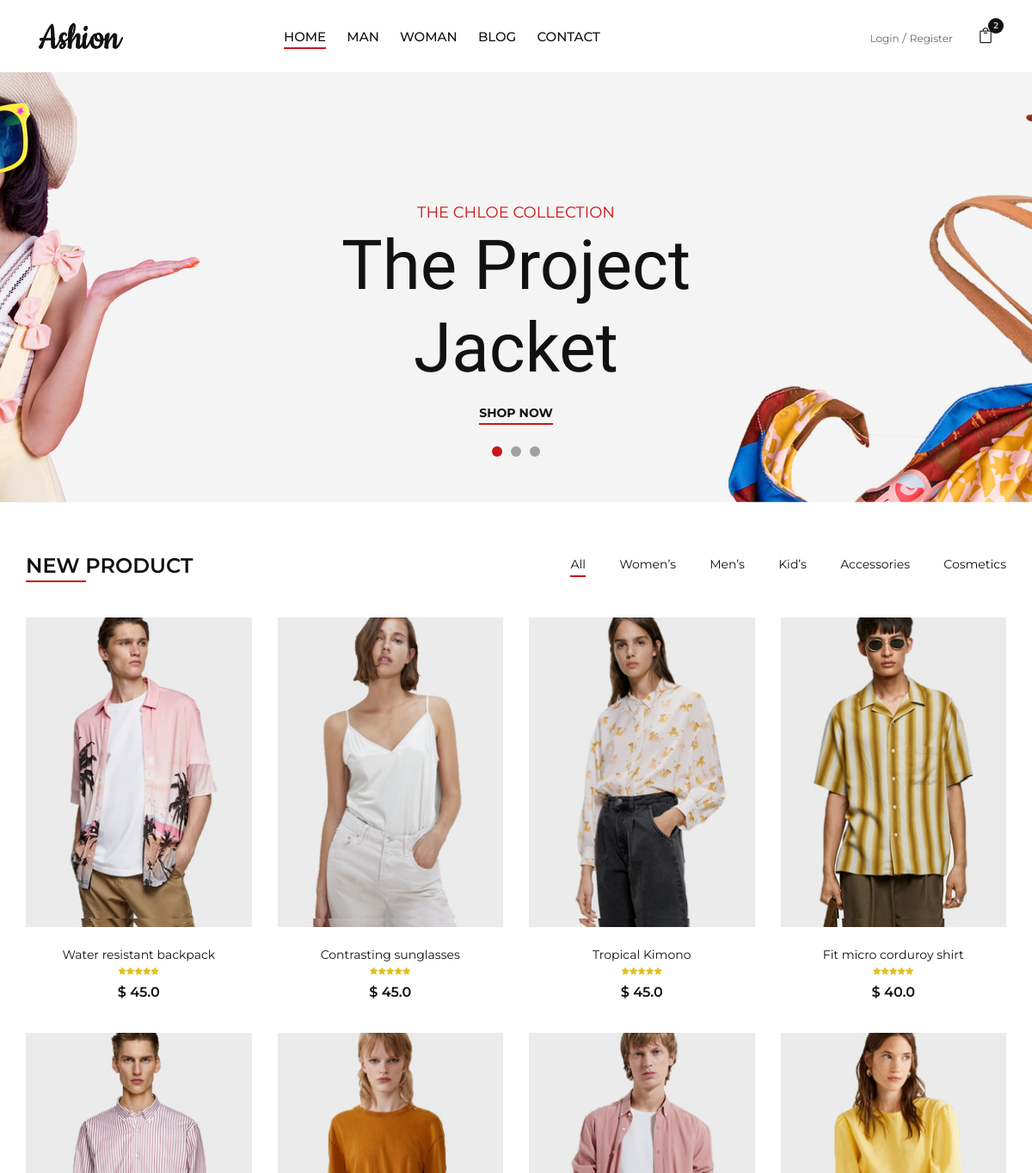
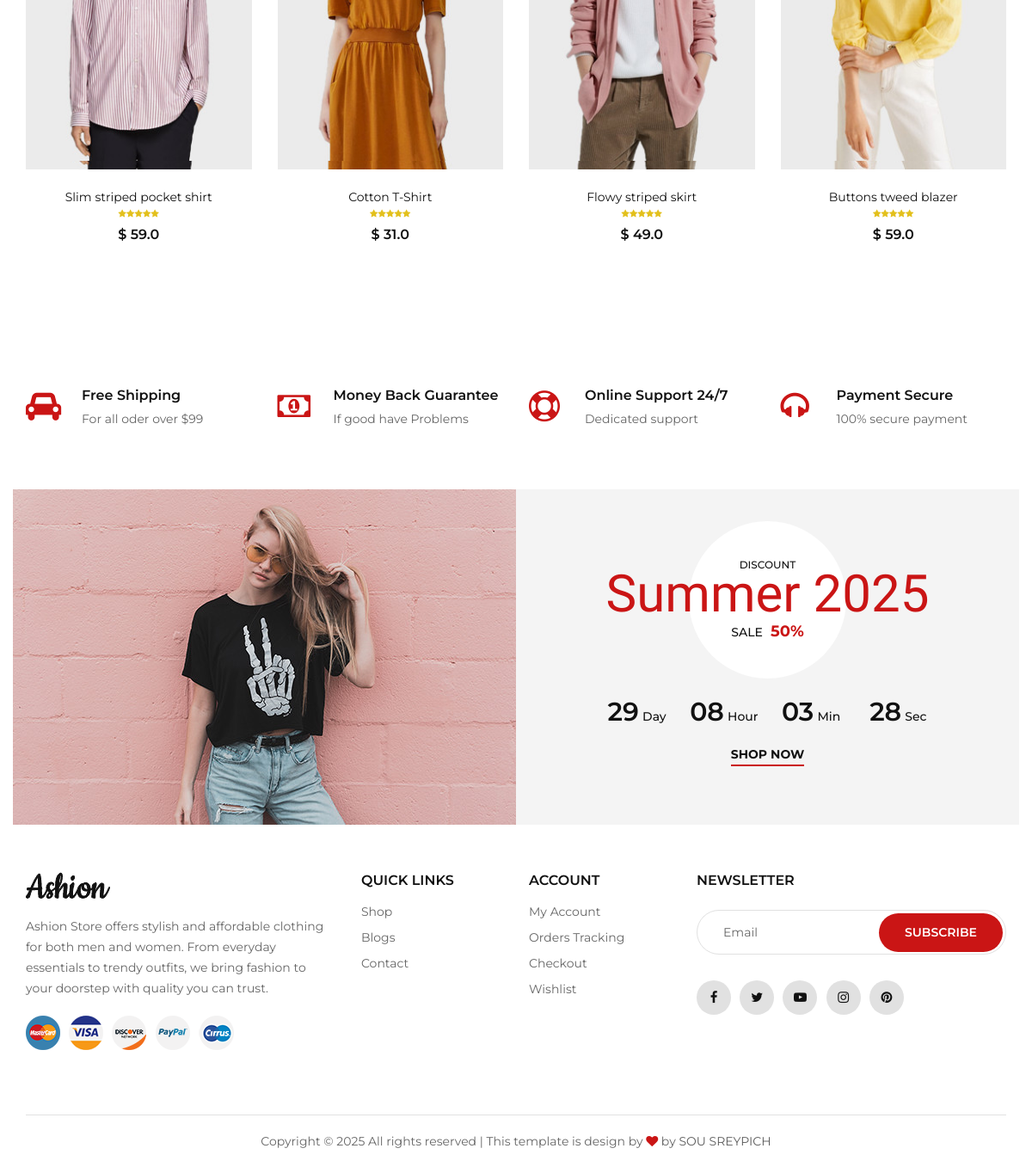
The page /Shopping/index.php on the database its author committed (2 pictures, top to bottom).
### tables this page shows
CREATE TABLE IF NOT EXISTS `categories` (
  `id` int NOT NULL AUTO_INCREMENT,
  `cat_name` varchar(255) NOT NULL,
  `statuss` tinyint NOT NULL,
  PRIMARY KEY (`id`)
);

CREATE TABLE IF NOT EXISTS `products` (
  `p_id` int NOT NULL AUTO_INCREMENT,
  `category_name` varchar(100) NOT NULL,
  `product_name` varchar(100) NOT NULL,
  `MRP` int NOT NULL,
  `price` decimal(10,1) NOT NULL,
  `qty` int NOT NULL,
  `img` varchar(255) NOT NULL,
  `desciption` varchar(255) NOT NULL,
  `statuss` varchar(100) NOT NULL,
  PRIMARY KEY (`p_id`)
);

### Shopping/function/function.php (called while the page is built, shortened)
<?php
    require_once 'db.php';
    function display_cat()
    {
        global $con;
        $query = "SELECT * FROM categories where statuss='0'";
        return $result = mysqli_query($con,$query);
    }
    function get_product($cat_id='',$product_id='')
    {
        global $con;
        $query = "SELECT * FROM products where statuss=1 order by p_id desc";
        return $result = mysqli_query($con, $query );
    }
?>

### Shopping/inc/product.php (the view, shortened to what this page needs)
<section class="product spad">
    <div class="container">
        <div class="row">
            <div class="col-lg-4 col-md-4">
                <div class="section-title">
                    <h4>New product</h4>
                </div>
            </div>
            <div class="col-lg-8 col-md-8">
                <ul class="filter__controls">
                    <li class="active" data-filter="*">All</li>
                    <li data-filter=".women">Women’s</li>
                    <li data-filter=".men">Men’s</li>
                    <li data-filter=".kid">Kid’s</li>
                    <li data-filter=".accessories">Accessories</li>
                    <li data-filter=".cosmetic">Cosmetics</li>
                </ul>
            </div>
        </div>
        <div class="row property__gallery">
            <?php while($row = mysqli_fetch_assoc($products)): ?>
                <div class="col-lg-3 col-md-4 col-sm-6 mix <?php echo strtolower($row['category_name']); ?>">
                    <div class="product__item">
                        <div class="product__item__pic set-bg" data-setbg="../admin/img/<?php echo $row['img']; ?>"><a href="product-details.php?p_id=<?php echo $row['p_id']; ?>"><img src="../admin/img/<?php echo $row['img'] ?>" alt=""></a>
                            <ul class="product__hover">
                            </ul>
                        </div>
                        <div class="product__item__text">
                            <h6><a href="#"><?php echo $row['product_name']; ?></a></h6>
                            <div class="rating">
                                <i class="fa fa-star"></i>
                                <i class="fa fa-star"></i>
                                <i class="fa fa-star"></i>
                                <i class="fa fa-star"></i>
                                <i class="fa fa-star"></i>
                            </div>
                            <div class="product__price">$ <?php echo $row['price']; ?></div>
                        </div>
                    </div>
                </div>
            <?php endwhile; ?>
        </div>
    </div>
</section>

### Shopping/inc/header.php (shortened to what this page needs)
<?php require_once 'function/function.php'; ?>
<!DOCTYPE html>
<html lang="en">
<head>
<link href="https://cdn.jsdelivr.net/npm/bootstrap@5.3.0/dist/css/bootstrap.min.css" rel="stylesheet">
<link rel="stylesheet" href="https://cdnjs.cloudflare.com/ajax/libs/font-awesome/4.7.0/css/font-awesome.min.css">
    <link rel="stylesheet" href="css/bootstrap.min.css" type="text/css">
    <link rel="stylesheet" href="css/font-awesome.min.css" type="text/css">
    <link rel="stylesheet" href="css/elegant-icons.css" type="text/css">
    <link rel="stylesheet" href="css/jquery-ui.min.css" type="text/css">
    <link rel="stylesheet" href="css/magnific-popup.css" type="text/css">
    <link rel="stylesheet" href="css/owl.carousel.min.css" type="text/css">
    <link rel="stylesheet" href="css/slicknav.min.css" type="text/css">
    <link rel="stylesheet" href="css/style.css" type="text/css">
</head>

### Shopping/index.php (shortened to what this page needs)
<?php include 'inc/header.php' ?>
<body>
    <?php include 'inc/header1.php' ?>
<?php
    $products = get_product();
?>
<?php include 'inc/banner.php'; ?>
<?php include 'inc/product.php'; ?>
<?php include 'inc/service.php'; ?>
<?php include 'inc/discount.php'; ?>
<?php include 'inc/footer.php'; ?>
</body>
</html>

### Shopping/inc/header1.php (shortened to what this page needs)
<?php
    require_once 'function/function.php';
    $cat = display_cat();
?>
    <header class="header">
        <div class="container-fluid">
            <div class="row">
                <div class="col-xl-3 col-lg-2">
                    <div class="header__logo">
                        <a href="./index.php"><img src="img/logo.png" alt=""></a>
                    </div>
                </div>
                <div class="col-xl-6 col-lg-7">
                    <nav class="header__menu">
                        <ul>
                            <li class="active"><a href="./index.php">Home</a></li>
                            <?php
                                while ($row = mysqli_fetch_assoc($cat))
                                {
                                    ?>
                                        <li><a href="shop.php?id=<?php echo $row['id'] ?>"><?php echo $row['cat_name'] ?></a></li>
                                    <?php
                                }
                            ?>
                            <li><a href="./blog.php">Blog</a></li>
                            <li><a href="./contact.php">Contact</a></li>
                        </ul>
                    </nav>
                </div>
                <div class="col-lg-3">
                    <div class="header__right">
                        <div class="header__right__auth">
                            <a href="login.php">Login</a>
                            <a href="register.php">Register</a>
                        </div>
                        <ul class="header__right__widget">
                            <li><a href="#"><span class="icon_bag_alt"></span>
                                <div class="tip">2</div>
                            </a></li>
                        </ul>
                    </div>
                </div>
            </div>
        </div>
    </header>

### Shopping/inc/banner.php (shortened to what this page needs)
<section class="banner set-bg" data-setbg="img/banner/banner-1.jpg">
    <div class="container">
        <div class="row">
            <div class="col-xl-7 col-lg-8 m-auto">
                <div class="banner__slider owl-carousel">
                    <div class="banner__item">
                        <div class="banner__text">
                            <span>The Chloe Collection</span>
                            <h1>The Project Jacket</h1>
                            <a href="shop.php?cat_id=1">Shop Now</a>
                        </div>
                    </div>
                </div>
            </div>
        </div>
    </div>
</section>

### Shopping/inc/service.php
<section class="services spad">
    <div class="container">
        <div class="row">
            <div class="col-lg-3 col-md-4 col-sm-6">
                <div class="services__item">
                    <i class="fa fa-car"></i>
                    <h6>Free Shipping</h6>
                    <p>For all oder over $99</p>
                </div>
            </div>
            <div class="col-lg-3 col-md-4 col-sm-6">
                <div class="services__item">
                    <i class="fa fa-money"></i>
                    <h6>Money Back Guarantee</h6>
                    <p>If good have Problems</p>
                </div>
            </div>
            <div class="col-lg-3 col-md-4 col-sm-6">
                <div class="services__item">
                    <i class="fa fa-support"></i>
                    <h6>Online Support 24/7</h6>
                    <p>Dedicated support</p>
                </div>
            </div>
            <div class="col-lg-3 col-md-4 col-sm-6">
                <div class="services__item">
                    <i class="fa fa-headphones"></i>
                    <h6>Payment Secure</h6>
                    <p>100% secure payment</p>
                </div>
            </div>
        </div>
    </div>
</section>

### Shopping/inc/discount.php (shortened to what this page needs)
<section class="discount">
    <div class="container">
        <div class="row">
            <div class="col-lg-6 p-0">
                <div class="discount__pic">
                    <img src="img/discount.jpg" alt="">
                </div>
            </div>
            <div class="col-lg-6 p-0">
                <div class="discount__text">
                    <div class="discount__text__title">
                        <span>Discount</span>
                        <h2>Summer 2025</h2>
                        <h5><span>Sale</span> 50%</h5>
                    </div>
                    <a href="shop.php?cat_id=1">Shop Now</a>
                </div>
            </div>
        </div>
    </div>
</section>

### Shopping/inc/footer.php (shortened to what this page needs)
<footer class="footer">
    <div class="container">
        <div class="row">
            <div class="col-lg-4 col-md-6 col-sm-7">
                <div class="footer__about">
                    <div class="footer__logo">
                        <a href="./index.html"><img src="img/logo.png" alt=""></a>
                    </div>
                    <p>Ashion Store offers stylish and affordable clothing for both men and women.
                        From everyday essentials to trendy outfits, we bring fashion to your doorstep with quality you can trust.</p>
                    <div class="footer__payment">
                        <a href="#"><img src="img/payment/payment-1.png" alt=""></a>
                        <a href="#"><img src="img/payment/payment-2.png" alt=""></a>
                        <a href="#"><img src="img/payment/payment-3.png" alt=""></a>
                        <a href="#"><img src="img/payment/payment-4.png" alt=""></a>
                        <a href="#"><img src="img/payment/payment-5.png" alt=""></a>
                    </div>
                </div>
            </div>
            <div class="col-lg-2 col-md-3 col-sm-5">
                <div class="footer__widget">
                    <h6>Quick links</h6>
                    <ul>
                        <li><a href="Shop.php">Shop</a></li>
                        <li><a href="Blog.php">Blogs</a></li>
                        <li><a href="Contact.php">Contact</a></li>
                    </ul>
                </div>
            </div>
            <div class="col-lg-2 col-md-3 col-sm-4">
                <div class="footer__widget">
                    <h6>Account</h6>
                    <ul>
                        <li><a href="#">My Account</a></li>
                        <li><a href="#">Orders Tracking</a></li>
                        <li><a href="#">Checkout</a></li>
                        <li><a href="#">Wishlist</a></li>
                    </ul>
                </div>
            </div>
            <div class="col-lg-4 col-md-8 col-sm-8">
                <div class="footer__newslatter">
                    <h6>NEWSLETTER</h6>
                    <form action="#">
                        <input type="text" placeholder="Email">
                        <button type="submit" class="site-btn">Subscribe</button>
                    </form>
                    <div class="footer__social">
                        <a href="#"><i class="fa fa-facebook"></i></a>
                        <a href="#"><i class="fa fa-twitter"></i></a>
                        <a href="#"><i class="fa fa-youtube-play"></i></a>
                        <a href="#"><i class="fa fa-instagram"></i></a>
                        <a href="#"><i class="fa fa-pinterest"></i></a>
                    </div>
                </div>
            </div>
        </div>
        <div class="row">
            <div class="col-lg-12">
                <div class="footer__copyright__text">
                    <p>Copyright &copy; <script>document.write(new Date().getFullYear());</script> All rights reserved | This template is design by <i class="fa fa-heart" aria-hidden="true"></i> by <a href="https://colorlib.com" target="_blank">SOU SREYPICH</a></p>
                </div>
            </div>
        </div>
    </div>
</footer>

### rows shown on the page
categories: cat_name "MAN"
categories: cat_name "WOMAN"
products: shows a picture, img (picture), product_name "Water resistant backpack", price "45.0"
products: shows a picture, img (picture), product_name "Contrasting sunglasses", price "45.0"
products: shows a picture, img (picture), product_name "Tropical Kimono", price "45.0"
products: shows a picture, img (picture), product_name "Fit micro corduroy shirt", price "40.0"
products: shows a picture, img (picture), product_name "Slim striped pocket shirt", price "59.0"
products: shows a picture, img (picture), product_name "Cotton T-Shirt", price "31.0"
products: shows a picture, img (picture), product_name "Flowy striped skirt", price "49.0"
products: shows a picture, img (picture), product_name "Buttons tweed blazer", price "59.0"
